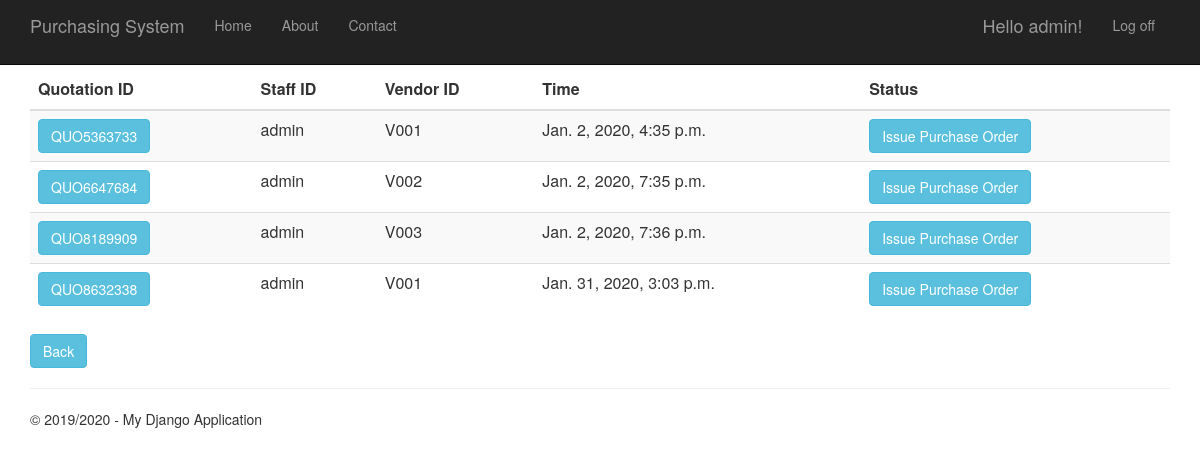
/quotationhistory (signed in), run on the app's committed database.
### Quotation/models.py (models this page shows, shortened)
class Quotation(models.Model):
    quotation_id = models.CharField(primary_key=True, max_length=10)
    time_created = models.DateTimeField()
    description = models.TextField(null=True,default=None, blank=True)
    total_price = models.DecimalField(max_digits=10, decimal_places=2, default=Decimal('0.00'))
    person_id = models.ForeignKey(Person, on_delete = models.CASCADE)
    vendor_id = models.ForeignKey(Vendor, on_delete = models.CASCADE)
    request_for_quotation_id = models.OneToOneField(RequestForQuotation, on_delete = models.CASCADE)

### app/models.py (models this page shows, shortened)
class Person(models.Model):
    user_id = models.OneToOneField(User)
    person_id = models.CharField(primary_key=True, max_length=10)
    person_name = models.TextField()
    person_address = models.TextField()
    person_phone_number = models.TextField()
    person_role = models.TextField(default = 'EMPLOYEE')

class Vendor(models.Model):
    vendor_id = models.CharField(primary_key=True, max_length=10)
    vendor_name = models.TextField()
    vendor_phone_number = models.TextField()
    vendor_address = models.TextField()
    vendor_email = models.TextField()
    def __str__(self):
        return str(self.vendor_id)

### Quotation/views.py (the view)
# urls.py: url(r'^quotationhistory', Quotation.views.quotationhistory, name="quotation_history"),
def quotationhistory(request):
    quotations = Quotation.objects.all()
    context = {
            'title':'Quotation History',
            'rows':quotations,
            'year':'2019/2020'
        }
    return render(request,'Quotation/quotationhistory.html',context)

### Quotation/templates/Quotation/quotationhistory.html
﻿{% extends "app/layout.html" %}
{% block content %}
<div class="purchaseorderhistory margintop" action="menu">
    <form action="quotationhistorydetails" method="GET">
        <table class="table table-striped margintop">
            <thead>
                <tr>
                    <th scope="col">Quotation ID</th>
                    <th scope="col">Staff ID</th>
                    <th scope="col">Vendor ID</th>
                    <th scope="col">Time</th>
                    <th scope="col">Status</th>
                </tr>
            </thead>
            <tbody>
                {% for r in rows %}
                <tr>
                    <td><button type="submit" name="quo_id" value="{{r.quotation_id}}" class="btn btn-info">{{r.quotation_id}}</button></td>
                    <td>{{r.person_id.person_id}}</td>
                    <td>{{r.vendor_id}}</td>
                    <td>{{r.time_created}}</td>
                    <td><button type="submit" class="btn btn-info buttonsize1">Issue Purchase Order</button></td>
                </tr>
                {% endfor %}
            </tbody>
        </table>
        <div class="margintop">
            <a type="submit" class="btn btn-info" href="/menu">Back</a>
        </div>
    </form>
</div>
{% endblock %}

### app/templates/app/loginpartial.html (shortened to what this page needs)
{% if user.is_authenticated %}
<form id="logoutForm" action="/logout" method="post" class="navbar-right">
    <ul class="nav navbar-nav navbar-right">
        <li><span class="navbar-brand">Hello {{ user.username }}!</span></li>
        <li><a href="javascript:document.getElementById('logoutForm').submit()">Log off</a></li>
    </ul>
</form>
{% else %}
<ul class="nav navbar-nav navbar-right">
    <li><a href="{% url 'login' %}">Log in</a></li>
</ul>
{% endif %}

### app/static/app/content/site.css (style rules this page uses)
body { padding-top: 50px; padding-bottom: 20px; }

### data on the page
Quotation: quotation_id "QUO5363733", person_id.person_id "admin", vendor_id "V001", time_created "Jan. 2, 2020, 4:35 p.m."
Quotation: quotation_id "QUO6647684", person_id.person_id "admin", vendor_id "V002", time_created "Jan. 2, 2020, 7:35 p.m."
Quotation: quotation_id "QUO8189909", person_id.person_id "admin", vendor_id "V003", time_created "Jan. 2, 2020, 7:36 p.m."
Quotation: quotation_id "QUO8632338", person_id.person_id "admin", vendor_id "V001", time_created "Jan. 31, 2020, 3:03 p.m."

### other printed values
{{ user.username }} "admin"
{{ year }} "2019/2020"
